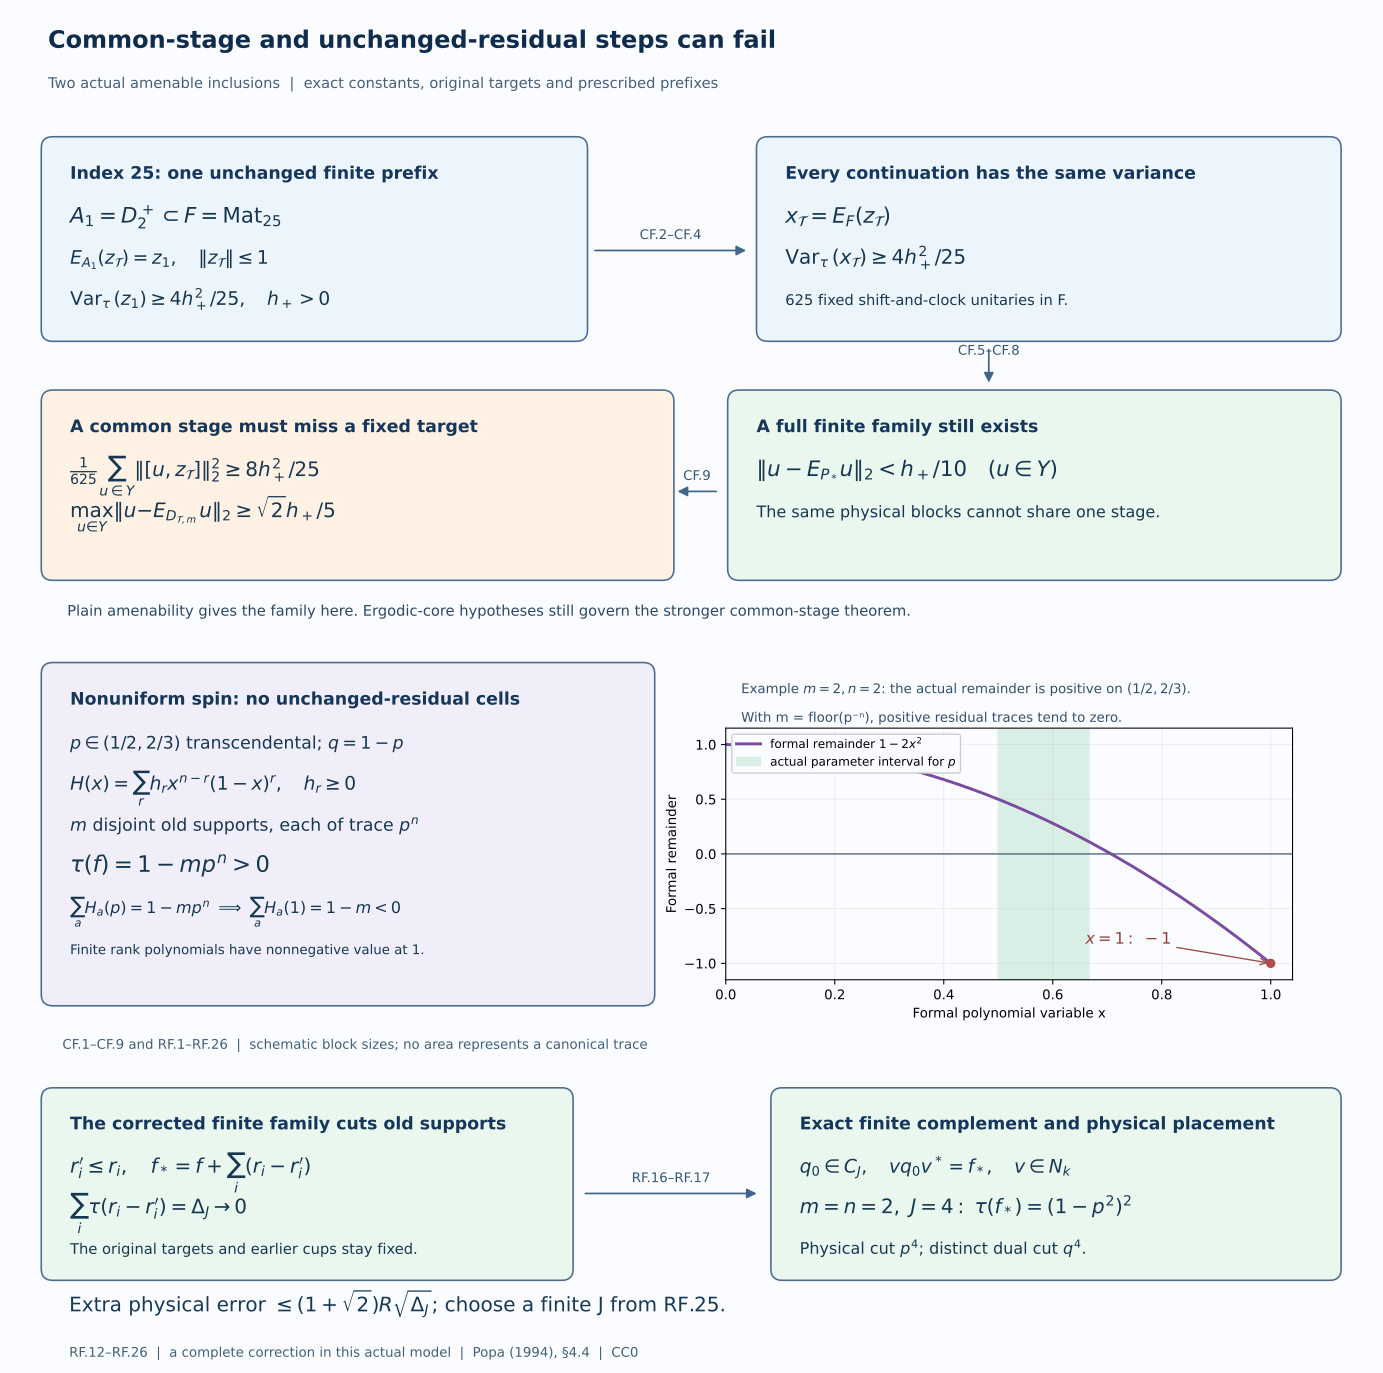

Here is the Python script that generated this plot:
"""CC0. Reproduce exact proof diagrams CF.1--CF.9 and the spin trace obstruction.

Blocks are schematics, not trace-scaled shapes. The plotted polynomial has
m=2,n=2; its argument x is formal, whereas the actual trace parameter p is
transcendental in (1/2,2/3). No harmonic probability is numerically sampled.
"""
from pathlib import Path
import json
import matplotlib
matplotlib.use('Agg')
import matplotlib.pyplot as plt
from matplotlib.patches import FancyBboxPatch, FancyArrowPatch
import numpy as np

D=Path(__file__).resolve().parent
plt.rcParams.update({'svg.fonttype':'path','font.family':'DejaVu Sans'})
fig=plt.figure(figsize=(14.4,14.3),facecolor='#fafcff')
ax=fig.add_axes([0,.22,1,.78])
ax.set(xlim=(0,14.4),ylim=(0,11.2));ax.axis('off')
def box(x,y,w,h,title,lines,color='#edf5fc'):
    ax.add_patch(FancyBboxPatch((x,y),w,h,boxstyle='round,pad=.12',
                               edgecolor='#4b6b8f',facecolor=color,lw=1.2))
    ax.text(x+.18,y+h-.32,title,fontsize=13,weight='bold',color='#16365a')
    for j,(text,size) in enumerate(lines):
        ax.text(x+.18,y+h-.78-.43*j,text,fontsize=size,color='#173750')
def arrow(x,y,xx,yy,label=None):
    ax.add_patch(FancyArrowPatch((x,y),(xx,yy),arrowstyle='-|>',mutation_scale=15,
                                color='#426687',lw=1.3))
    if label: ax.text((x+xx)/2,(y+yy)/2+.12,label,ha='center',fontsize=10,color='#355775')
ax.text(.5,10.7,'Common-stage and unchanged-residual steps can fail',
        fontsize=18,weight='bold',color='#102c4c')
ax.text(.5,10.28,'Two actual amenable inclusions  |  exact constants, original targets and prescribed prefixes',
        fontsize=11,color='#456079')
box(.55,7.75,5.45,1.9,'Index 25: one unchanged finite prefix',
    [(r'$A_1=D_2^+\subset F=\operatorname{Mat}_{25}$',16),
     (r'$E_{A_1}(z_{\mathcal{T}})=z_1,\quad \|z_{\mathcal{T}}\|\leq1$',14),
     (r'$\operatorname{Var}_\tau(z_1)\geq 4h_+^2/25,\quad h_+>0$',14)])
box(8.0,7.75,5.85,1.9,'Every continuation has the same variance',
    [(r'$x_{\mathcal{T}}=E_F(z_{\mathcal{T}})$',16),
     (r'$\operatorname{Var}_\tau(x_{\mathcal{T}})\geq4h_+^2/25$',15),
     ('625 fixed shift-and-clock unitaries in F.',11)])
arrow(6.17,8.58,7.8,8.58,'CF.2–CF.4')
box(.55,5.25,6.35,1.75,'A common stage must miss a fixed target',
    [(r'$\frac{1}{625}\sum_{u\in Y}\|[u,z_{\mathcal{T}}]\|_2^2\geq8h_+^2/25$',15),
     (r'$\max_{u\in Y}\|u-E_{D_{\mathcal{T},m}}u\|_2\geq\sqrt{2}h_+/5$',15)],
    '#fff2e5')
box(7.7,5.25,6.15,1.75,'A full finite family still exists',
    [(r'$\|u-E_{P_*}u\|_2<h_+/10\quad(u\in Y)$',16),
     ('The same physical blocks cannot share one stage.',12)],
    '#e9f7ef')
arrow(10.3,7.57,10.3,7.17,'CF.5–CF.8')
arrow(7.49,6.06,7.03,6.06,'CF.9')
ax.text(.7,4.76,'Plain amenability gives the family here. Ergodic-core hypotheses still govern the stronger common-stage theorem.',
        fontsize=11,color='#294865')
box(.55,.8,6.15,3.35,'Nonuniform spin: no unchanged-residual cells',
    [(r'$p\in(1/2,2/3)$ transcendental; $q=1-p$',13),
     (r'$H(x)=\sum_r h_r x^{n-r}(1-x)^r,\quad h_r\geq0$',14),
     (r'$m$ disjoint old supports, each of trace $p^n$',13),
     (r'$\tau(f)=1-mp^n>0$',17),
     (r'$\sum_a H_a(p)=1-mp^n\ \Longrightarrow\ \sum_a H_a(1)=1-m<0$',12),
     ('Finite rank polynomials have nonnegative value at 1.',10)],
    '#f0eef9')
plot=fig.add_axes([.525,.22+.78*.085,.41,.78*.235],facecolor='#fafcff')
xx=np.linspace(0,1,301)
plot.plot(xx,1-2*xx**2,color='#794c9f',lw=2.2,label=r'formal remainder $1-2x^2$')
plot.axhline(0,color='#4f657b',lw=1)
plot.axvspan(.5,2/3,color='#c3e5d2',alpha=.6,label=r'actual parameter interval for $p$')
plot.plot([1],[-1],'o',color='#b14c46')
plot.annotate(r'$x=1:\ -1$',(1,-1),(.66,-.82),arrowprops={'arrowstyle':'->','color':'#9c4b43'},
              fontsize=12,color='#943f3c')
plot.set(xlim=(0,1.04),ylim=(-1.15,1.15),xlabel='Formal polynomial variable x',ylabel='Formal remainder')
plot.grid(alpha=.18);plot.legend(loc='upper left',fontsize=9,frameon=True,facecolor='#fafcff',framealpha=1)
ax.text(7.72,3.95,r'Example $m=2,n=2$: the actual remainder is positive on $(1/2,2/3)$.',
        fontsize=10,color='#35506c')
ax.text(7.72,3.65,'With m = floor(p⁻ⁿ), positive residual traces tend to zero.',
        fontsize=10,color='#35506c')
ax.text(.65,.23,'CF.1–CF.9 and RF.1–RF.26  |  schematic block sizes; no area represents a canonical trace',
        fontsize=10,color='#416078')
ax=fig.add_axes([0,0,1,.22])
ax.set(xlim=(0,14.4),ylim=(0,3.2));ax.axis('off')
box(.55,1.1,5.3,1.8,'The corrected finite family cuts old supports',
    [(r"$r_i'\leq r_i,\quad f_*=f+\sum_i(r_i-r_i')$",15),
     (r"$\sum_i\tau(r_i-r_i')=\Delta_J\to0$",15),
     ('The original targets and earlier cups stay fixed.',11)],
    '#e9f7ef')
box(8.15,1.1,5.7,1.8,'Exact finite complement and physical placement',
    [(r'$q_0\in C_J,\quad vq_0v^*=f_*,\quad v\in N_k$',14),
     (r'$m=n=2,\ J=4:\ \tau(f_*)=(1-p^2)^2$',15),
     (r'Physical cut $p^4$; distinct dual cut $q^4$.',12)],
    '#e9f7ef')
arrow(6.07,1.9,7.91,1.9,'RF.16–RF.17')
ax.text(.72,.65,r'Extra physical error $\leq(1+\sqrt{2})R\sqrt{\Delta_J}$; choose a finite J from RF.25.',
        fontsize=15,color='#163955')
ax.text(.72,.17,'RF.12–RF.26  |  a complete correction in this actual model  |  Popa (1994), §4.4  |  CC0',
        fontsize=10,color='#416078')
for ext in ['svg','png']:
    fig.savefig(D/('prefix-and-residual-obstructions-v12.'+ext),dpi=125,facecolor=fig.get_facecolor())
p=D/'prefix-and-residual-obstructions-v12.svg'
p.write_text('\n'.join(line.rstrip() for line in p.read_text(encoding='utf-8').splitlines())+'\n',encoding='utf-8')
plt.close(fig)
(D/'diagram-check.json').write_text(json.dumps(dict(
    actual_matrix_dimension=25,targets=625,proofs=['CF.1–CF.9','SR trace obstruction'],
    plotted_polynomial=dict(m=2,n=2,variable='Formal x; not an assigned physical trace'),
    actual_parameter_interval=[.5,2/3],trace_scaled_shapes=False,
    exact_positive_h_not_numerically_sampled=True),indent=2)+'\n',encoding='utf-8')
